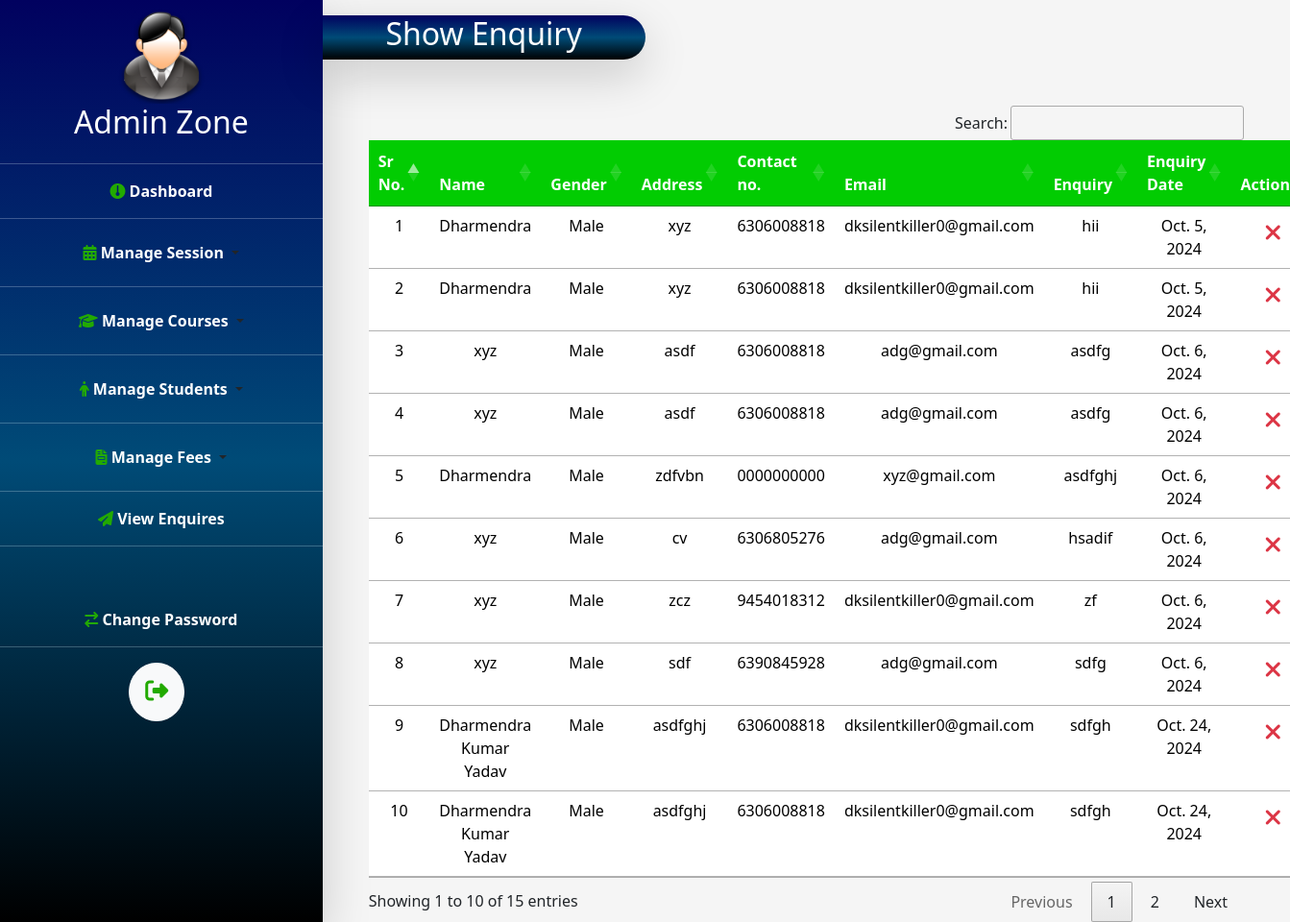
Screenshot of /showenquiry/ with the database file from the repository.
### oasapp/models.py (models this page shows)
class Enquiry(models.Model):
    id=models.IntegerField(primary_key=True,auto_created=True)
    name=models.CharField(max_length=50)
    gender=models.CharField(max_length=50)
    contactno=models.CharField(max_length=15)
    emailaddress=models.CharField(max_length=50)
    address=models.TextField()
    enquirytext=models.TextField()
    enquirydate=models.DateField(max_length=30)

### oasapp/views.py (the view)
# urls.py: path('showenquiry/',views.showenq,name='showenq'),
@cache_control(no_cache=True,must_revalidate=True,no_store=True)
def showenq(req):
    sh=Enquiry.objects.all()
    return render(req,"showenquiry.html",{'show':sh})

### oasapp/templates/showenquiry.html
{% extends 'adminlayout.html' %}
    {% block admin %}
    <div class="container-fluid mt-3 p-0">
        <div class="row">
            <div class="col-sm-4 bgcolor text-center text-white shadow-lg" style="border-radius: 0px 25px 25px 0px " data-aos="fade-right"><h2>Show Enquiry</h2></div>
        </div>
        <div class="row mt-5">
            <div class="col-sm-12 m-auto px-5" data-aos="fade-down">
                <table class="table" id="example">
                    <thead class="th">
                        <tr class="text-center">
                            <th>Sr No.</th>
                            <th>Name</th>
                            <th>Gender</th>
                            <th>Address</th>
                            <th>Contact no.</th>
                            <th>Email</th>
                            <th>Enquiry</th>
                            <th>Enquiry Date</th>
                            <th>Action</th>
                        </tr>
                    </thead>
                    <tbody>
                        {% for i in show %}
                        <tr class="text-center">
                            <td>{{i.id}}</td>
                            <td>{{i.name}}</td>
                            <td>{{i.gender}}</td>
                            <td>{{i.address}}</td>
                            <td>{{i.contactno}}</td>
                            <td>{{i.emailaddress}}</td>
                            <td>{{i.enquirytext}}</td>
                            <td>{{i.enquirydate}}</td>
                            <td><a href="{% url 'delenq' id=i.id %}" class="btn rounded-4"><i class="fa-solid fa-xmark text-danger fw-bold fs-4"></i></a></td>
                        </tr>
                        {% endfor %}
                    </tbody>
                </table>
            </div>
        </div>
    </div>
    {% endblock %}

### oasapp/templates/adminlayout.html (shortened to what this page needs)
<!DOCTYPE html>
<html lang="en">
    {% load static %}
<head>
    <link rel="stylesheet" href="{% static 'css/bootstrap.css' %}">
    <link rel="stylesheet" href="https://cdnjs.cloudflare.com/ajax/libs/font-awesome/6.6.0/css/all.min.css">
    <link rel="stylesheet" href="{% static 'css/style.css' %}">
    <link href="https://unpkg.com/aos@2.3.1/dist/aos.css" rel="stylesheet">
    <link rel="stylesheet" type="text/css" href="https://cdn.datatables.net/1.10.20/css/jquery.dataTables.min.css">
    <link rel="stylesheet" type="text/css" href="https://cdn.datatables.net/buttons/1.6.1/css/buttons.dataTables.min.css">
</head>
<body>
    <div class="container-fluid">
        <div class="row">
            <div class="col-sm-3 bgcolor  p-0 shadow-lg" style="background-color:white;min-height: 100vh;">
                <div class="fixed-start">
                    <h2 class="text-center text-white p-2">
                        <img src="{% static 'images/ad.png' %}" alt="" height="100" class=""><br>
                        Admin Zone</h2><hr class="hr">
                    <a href="{% url 'admin_dash' %}" class="text-decoration-none text-black"><p class="text-center text-white fw-bold"><i class="fa-solid fa-gauge-simple txtcolor"></i>&nbsp;Dashboard</p></a><hr class="hr">
                    <div class="dropdown text-white">
                        <button class="btn form-control dropdown-toggle fw-bold" type="button" data-bs-toggle="dropdown" aria-expanded="false">
                            <i class="fa-solid fa-calendar-days txtcolor"></i>&nbsp;<span class="text-white">Manage Session</span>
                        </button>
                    </div><hr class="hr">
                    <div class="dropdown text-white">
                        <button class="btn form-control dropdown-toggle fw-bold" type="button" data-bs-toggle="dropdown" aria-expanded="false">
                            <i class="fa-solid fa-graduation-cap txtcolor"></i>&nbsp;<span class="text-white">Manage Courses</span>
                        </button>
                    </div><hr class="hr">
                    <div class="dropdown text-white">
                        <button class="btn form-control dropdown-toggle fw-bold" type="button" data-bs-toggle="dropdown" aria-expanded="false">
                        <i class="fa-solid fa-person txtcolor"></i>&nbsp;<span class="text-white">Manage Students</span>
                        </button>
                    </div><hr class="hr">
                    <div class="dropdown text-white">
                        <button class="btn form-control dropdown-toggle fw-bold" type="button" data-bs-toggle="dropdown" aria-expanded="false">
                        <i class="fa-solid fa-file-invoice txtcolor"></i>&nbsp;<span class="text-white">Manage Fees</span>
                        </button>
                    </div><hr class="hr">
                    <a href="{% url 'showenq' %}" class="text-decoration-none text-center text-black fw-bold"><p class="text-white"><i class="fa-solid fa-paper-plane txtcolor"></i>&nbsp;View Enquires</p></a><hr class="hr"><br><br>
                    <p class="text-center fw-bold"><a href="{% url 'adminchngpass' %}"  class="text-decoration-none text-white"><i class="fa-solid fa-arrow-right-arrow-left txtcolor"></i>&nbsp;Change Password</a></p><hr class="hr">
                    <a href="{% url 'logout' %}" class="btn btn-light rounded-circle p-3 text-center" style="margin-left:40%;"><i class="fa-solid fa-right-from-bracket txtcolor fs-4"></i></a>
                </div>
            </div>
            <div class="col-sm-9">
                {% block admin %}
                {% endblock %}
            </div>
        </div>
    </div>
</body>
</html>

### oasapp/static/css/style.css (style rules this page uses)
body { min-width: none; max-width:100% ; background-color:whitesmoke; }
.bgcolor { background:linear-gradient(rgb(1, 1, 95),rgb(0, 75, 119),#000000); }
.txtcolor { color:rgb(34, 170, 0); }
.th tr th { background-color: rgb(2, 204, 2); color: white; }
.hr { color: aliceblue; }

### rows the page displays
Enquiry: id "1", name "Dharmendra", gender "Male", address "xyz", contactno "6306008818", emailaddress "dksilentkiller0@gmail.com", enquirytext "hii", enquirydate "Oct. 5, 2024"
Enquiry: id "2", name "Dharmendra", gender "Male", address "xyz", contactno "6306008818", emailaddress "dksilentkiller0@gmail.com", enquirytext "hii", enquirydate "Oct. 5, 2024"
Enquiry: id "3", name "xyz", gender "Male", address "asdf", contactno "6306008818", emailaddress "adg@gmail.com", enquirytext "asdfg", enquirydate "Oct. 6, 2024"
Enquiry: id "4", name "xyz", gender "Male", address "asdf", contactno "6306008818", emailaddress "adg@gmail.com", enquirytext "asdfg", enquirydate "Oct. 6, 2024"
Enquiry: id "5", name "Dharmendra", gender "Male", address "zdfvbn", contactno "0000000000", emailaddress "xyz@gmail.com", enquirytext "asdfghj", enquirydate "Oct. 6, 2024"
Enquiry: id "6", name "xyz", gender "Male", address "cv", contactno "6306805276", emailaddress "adg@gmail.com", enquirytext "hsadif", enquirydate "Oct. 6, 2024"
Enquiry: id "7", name "xyz", gender "Male", address "zcz", contactno "9454018312", emailaddress "dksilentkiller0@gmail.com", enquirytext "zf", enquirydate "Oct. 6, 2024"
Enquiry: id "8", name "xyz", gender "Male", address "sdf", contactno "6390845928", emailaddress "adg@gmail.com", enquirytext "sdfg", enquirydate "Oct. 6, 2024"
Enquiry: id "9", name "Dharmendra Kumar Yadav", gender "Male", address "asdfghj", contactno "6306008818", emailaddress "dksilentkiller0@gmail.com", enquirytext "sdfgh", enquirydate "Oct. 24, 2024"
Enquiry: id "10", name "Dharmendra Kumar Yadav", gender "Male", address "asdfghj", contactno "6306008818", emailaddress "dksilentkiller0@gmail.com", enquirytext "sdfgh", enquirydate "Oct. 24, 2024"
